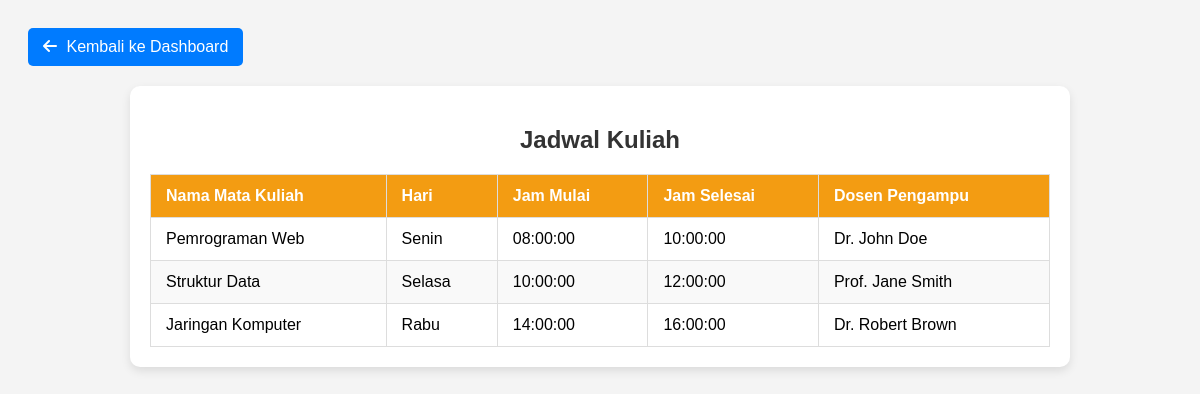
Screenshot of /jadwal_kuliah.php with the database file from the repository.
### tables this page shows
CREATE TABLE `jadwal_kuliah` (
  `id_jadwal` int(11) NOT NULL,
  `id_mata_kuliah` int(11) DEFAULT NULL,
  `hari` varchar(10) DEFAULT NULL,
  `jam_mulai` time DEFAULT NULL,
  `jam_selesai` time DEFAULT NULL,
  `dosen_pengampu` varchar(100) DEFAULT NULL
);

CREATE TABLE `mata_kuliah` (
  `id_mata_kuliah` int(11) NOT NULL,
  `kode_mata_kuliah` varchar(20) NOT NULL,
  `nama_mata_kuliah` varchar(100) NOT NULL,
  `sks` int(11) NOT NULL
);

### jadwal_kuliah.php (the view, shortened to what this page needs)
<?php
$conn = new mysqli("localhost", "root", "", "db_dey");
$sql = "SELECT jk.*, mk.nama_mata_kuliah FROM jadwal_kuliah jk
        JOIN mata_kuliah mk ON jk.id_mata_kuliah = mk.id_mata_kuliah";
$result = $conn->query($sql);
?>
<!DOCTYPE html>
<html lang="id">
<head>
    <link href="https://cdnjs.cloudflare.com/ajax/libs/font-awesome/6.0.0-beta3/css/all.min.css" rel="stylesheet">
</head>
<body>
    <a href="dashboard.php" class="btn-back"><i class="fas fa-arrow-left"></i> Kembali ke Dashboard</a>
    <div class="container">
        <h2>Jadwal Kuliah</h2>
        <table>
            <thead>
                <tr>
                    <th>Nama Mata Kuliah</th>
                    <th>Hari</th>
                    <th>Jam Mulai</th>
                    <th>Jam Selesai</th>
                    <th>Dosen Pengampu</th>
                </tr>
            </thead>
            <tbody>
                <?php while ($row = $result->fetch_assoc()): ?>
                    <tr>
                        <td><?= htmlspecialchars($row['nama_mata_kuliah']) ?></td>
                        <td><?= htmlspecialchars($row['hari']) ?></td>
                        <td><?= htmlspecialchars($row['jam_mulai']) ?></td>
                        <td><?= htmlspecialchars($row['jam_selesai']) ?></td>
                        <td><?= htmlspecialchars($row['dosen_pengampu']) ?></td>
                    </tr>
                <?php endwhile; ?>
            </tbody>
        </table>
    </div>
</body>
</html>

### jadwal_kuliah.php (style rules this page uses)
body { font-family: Arial, sans-serif; background-color: #f4f4f4; padding: 20px; }
.container { background-color: white; padding: 20px; border-radius: 10px; box-shadow: 0 4px 10px rgba(0, 0, 0, 0.1); max-width: 900px; margin: auto; }
h2 { color: #333; text-align: center; }
table { width: 100%; border-collapse: collapse; margin-top: 20px; }
th, td { padding: 12px 15px; text-align: left; border: 1px solid #ddd; }
th { background-color: #f39c12; color: white; }
tr:nth-child(even) { background-color: #f9f9f9; }
.btn-back { background-color: #007bff; color: white; padding: 10px 15px; text-decoration: none; display: inline-block; border-radius: 5px; margin-bottom: 20px; font-size: 16px; }
.btn-back i { margin-right: 5px; }

### rows the page displays
jadwal_kuliah: id_mata_kuliah.nama_mata_kuliah "Pemrograman Web", hari "Senin", jam_mulai "08:00:00", jam_selesai "10:00:00", dosen_pengampu "Dr. John Doe"
jadwal_kuliah: id_mata_kuliah.nama_mata_kuliah "Struktur Data", hari "Selasa", jam_mulai "10:00:00", jam_selesai "12:00:00", dosen_pengampu "Prof. Jane Smith"
jadwal_kuliah: id_mata_kuliah.nama_mata_kuliah "Jaringan Komputer", hari "Rabu", jam_mulai "14:00:00", jam_selesai "16:00:00", dosen_pengampu "Dr. Robert Brown"
